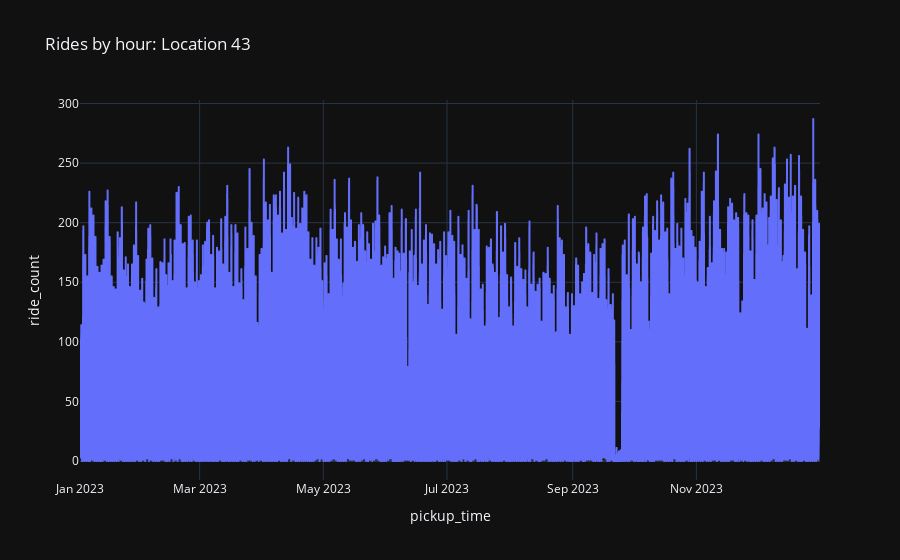
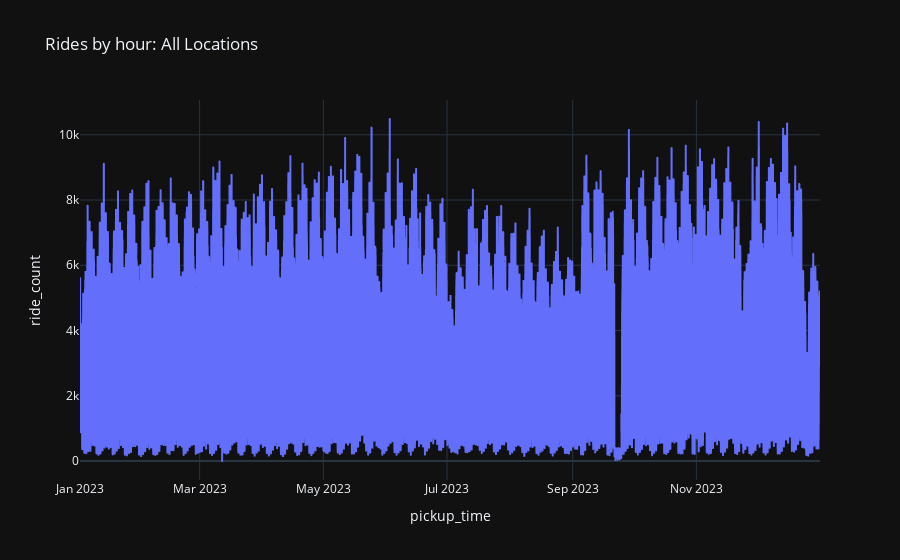

The notebook cell these images were saved under, in order:
### Code cell
h = pd.read_parquet('./data/silver/2023/ts_data_2023.parquet')

plot_ts(h, location = 43, )
plot_ts(h)

### Figure 1 — Plotly figure (JSON) as saved in the notebook; plotly's stock layout.template omitted (floating-point values rounded to 4 significant figures; data arrays with more than 128 entries replaced by an {"elided": "..."} marker saying what was removed)
{"data": [{"hovertemplate": "pickup_time=%{x}<br>ride_count=%{y}<extra></extra>", "legendgroup": "", "line": {"color": "#636efa", "dash": "solid"}, "marker": {"symbol": "circle"}, "mode": "lines", "name": "", "showlegend": false, "type": "scattergl", "x": {"elided": "8760 str values"}, "xaxis": "x", "y": {"elided": "8760 int values"}, "yaxis": "y"}], "layout": {"legend": {"tracegroupgap": 0}, "title": {"text": "Rides by hour: Location 43"}, "xaxis": {"anchor": "y", "domain": [0, 1], "title": {"text": "pickup_time"}}, "yaxis": {"anchor": "x", "domain": [0, 1], "title": {"text": "ride_count"}}}}

### Figure 2 — Plotly figure (JSON) as saved in the notebook; plotly's stock layout.template omitted (floating-point values rounded to 4 significant figures; data arrays with more than 128 entries replaced by an {"elided": "..."} marker saying what was removed)
{"data": [{"hovertemplate": "pickup_time=%{x}<br>ride_count=%{y}<extra></extra>", "legendgroup": "", "line": {"color": "#636efa", "dash": "solid"}, "marker": {"symbol": "circle"}, "mode": "lines", "name": "", "showlegend": false, "type": "scattergl", "x": {"elided": "8760 str values"}, "xaxis": "x", "y": {"elided": "8760 int values"}, "yaxis": "y"}], "layout": {"legend": {"tracegroupgap": 0}, "title": {"text": "Rides by hour: All Locations"}, "xaxis": {"anchor": "y", "domain": [0, 1], "title": {"text": "pickup_time"}}, "yaxis": {"anchor": "x", "domain": [0, 1], "title": {"text": "ride_count"}}}}
